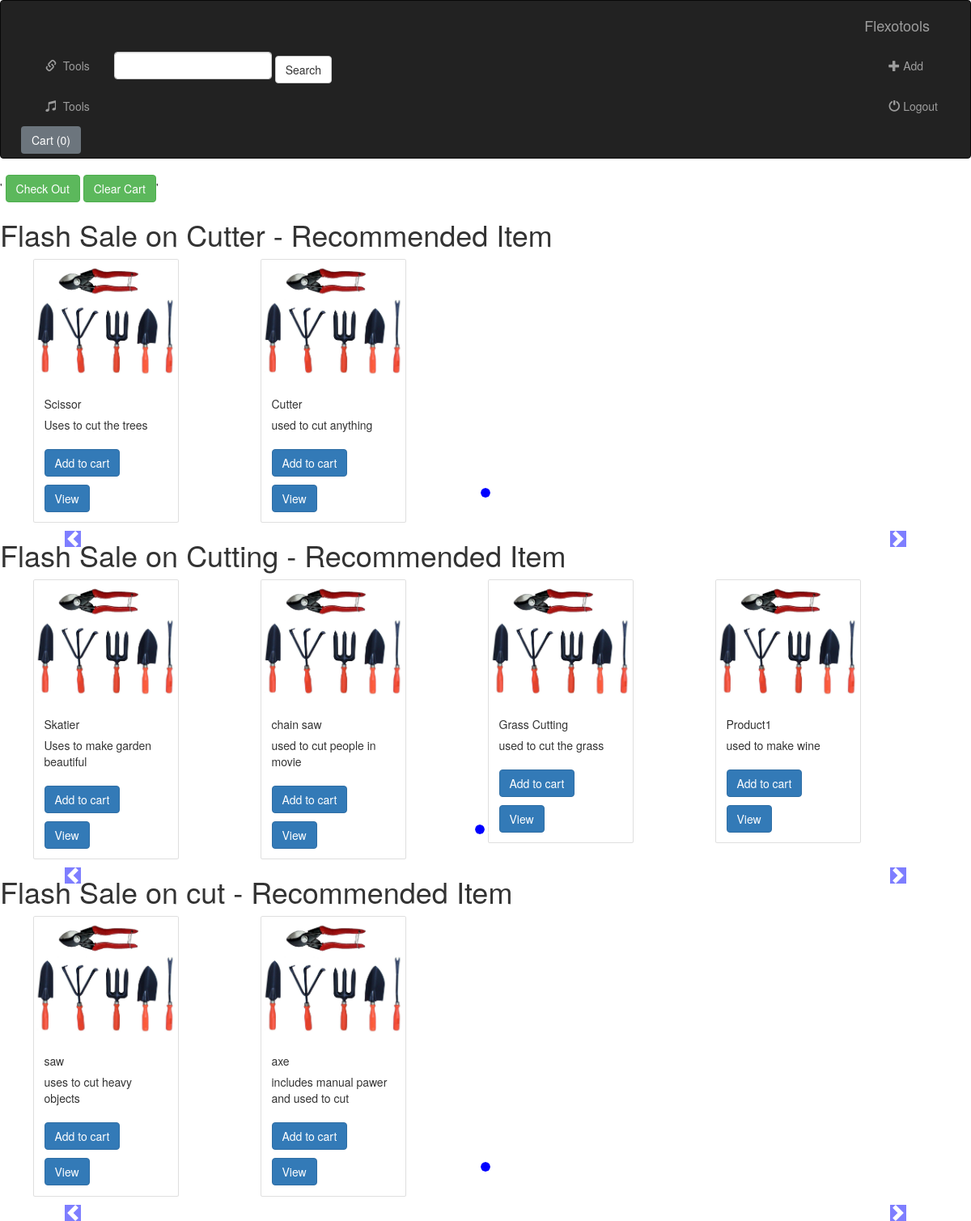
Screenshot of /shopping/home/ with the database file from the repository.
### shopping/models.py (models this page shows, shortened)
class Product(models.Model):
    product_id = models.AutoField
    product_name = models.CharField(max_length=50)
    category = models.CharField(max_length=50, default='')
    subcategory = models.CharField(max_length=50, default='')
    price = models.IntegerField(default=0)
    description = models.CharField(max_length=500)
    pub_date = models.DateField()

### shopping/views.py (the view)
# urls.py: path('', views.home, name="home"),
def home(request):
    all_prods = []
    catproducts = Product.objects.values('category', 'id')
    cats = {item['category'] for item in catproducts}  #set comprehension
    for cat in cats:
        prods = Product.objects.filter(category=cat)
        n = len(prods)
        nslides = n//4 + ceil((n/4)-(n//4))
        all_prods.append([prods, range(1, nslides), nslides])
    context = {'all_prods': all_prods}
    return render(request, 'shopping/home.html', context)

### shopping/templates/shopping/home.html (shortened to what this page needs)
{% extends 'shopping/base.html' %}
{% block body %}
  {% load static %}
'<a href="/shopping/checkout/"> <button type="button" id="checkout" class="btn btn-success">Check Out</button></a> <button class="btn btn-success" onclick="clearCart()" id="clearCart">Clear Cart</button>'
{% for all_product, range, nslides in all_prods %}
                <h1>Flash Sale on {{ all_product.0.category }} - Recommended Item</h1>
    <div id="demo{{forloop.counter}}" class="carousel slide my-3" data-ride="carousel">
       <ul class="carousel-indicators">
                <li data-target="#demo{{forloop.counter}}" data-slide-to="0" class="active"></li>
                    {% for i in range %}
                <li data-target="#demo{{forloop.parentloop.counter}}" data-slide-to="{{i}}"></li>
                    {% endfor %}
       </ul>
        <div class="container carousel-inner no-padding">
            <div class="carousel-item active">
                {% for i in all_product %}
                <div class="col-xs-3 col-sm-3 col-md-3">
                    <div class="card" style="width: 18rem;">
                      <img src="{% static 'shopping/tools.jpg' %}"  class="card-img-top" alt="...">
                      <div class="card-body">
                        <h5 class="card-title" id="namepr{{i.id}}">{{ i.product_name }}</h5>
                        <p class="card-text">{{ i.description }}</p>
                        <span id="divpr{{ i.id }}" class="divpr"><button id="pr{{ i.id }}" class="btn btn-primary cart my-3">Add to cart</button></span>
                          <a href="/shopping/product/{{ i.id }}"><button id="pv{{ i.id }}" class="btn btn-primary cart">View</button></a>
                      </div>
                   </div>
                </div>
               {% if forloop.counter|divisibleby:4 and forloop.counter > 0 and not forloop.last %}
            </div><div class="carousel-item">
               {% endif %}
               {% endfor %}
                </div>
        </div>
</div>
<a class="carousel-control-prev"  href="#demo{{forloop.counter}}" data-slide="prev">
    <span class="carousel-control-prev-icon"></span>
</a>
<a class="carousel-control-next"  href="#demo{{forloop.counter}}" data-slide="next">
    <span class="carousel-control-next-icon"></span>
</a>
{% endfor %}
{% endblock %}

### shopping/templates/shopping/base.html (shortened to what this page needs)
<!DOCTYPE html>
<html lang="en">
<head>
    <link rel="stylesheet" href="https://stackpath.bootstrapcdn.com/bootstrap/4.3.1/css/bootstrap.min.css">
   <link rel="stylesheet" href="https://maxcdn.bootstrapcdn.com/bootstrap/3.4.0/css/bootstrap.min.css">
</head>
<body>
    <nav class="navbar navbar-inverse">
    <div class="container-fluid">
        <div class="navbar-header">
            <a class="navbar-brand" href="{% url 'index-shoppin' %}">Flexotools</a>
        </div>
        <div class="collapse navbar-collapse">
        <ul class="nav navbar-nav">
            <li class="">
                <a href="{% url 'index-shoppin' %}">
                    <span class="glyphicon glyphicon-link" area-hidden="true"></span>&nbsp; Tools
                </a>
            </li>
        <li class="">
                <a href="{% url 'index-shoppin' %}">
                    <span class="glyphicon glyphicon-music" area-hidden="true"></span>&nbsp; Tools
                </a>
            </li>
        </ul>
        <form class="navbar-form navbar-left" role="search" method="GET" action="/shopping/search/">
            <div class="form-group">
                <input type="text" class="form-control" name="search" value="{{ request.GET.q }}" id="search">
            </div>
            <div class="form-group">
            <button type="submit" class="btn btn-default">Search</button>
            </div>
        </form>
            <ul class="nav navbar-nav navbar-right">
                <li class="">
                    <a href="#">
                        <span class="glyphicon glyphicon-plus" area-hidden="true"></span>   Add
                    </a>
                </li>
                <li class="">
                    <a href="#">
                        <span class="glyphicon glyphicon-off" area-hidden="true"></span> Logout
                    </a>
                </li>
            </ul>
        </div>
    </div>
<div id="container-fluid" background-color="yellow" margin-top="10px;">
                <button type="button" class="btn btn-secondary navbar-right mx-4" id="popovercart" data-container="body" data-toggle="popover" data-placement="bottom" data-html="true" data-content="Vivamus sagittis lacus vel augue laoreet rutrum faucibus."> Cart (<span id="cart">0</span>)
               </div>
</nav>
 {% block body %}
     {% load static %}
 {% endblock %}
  </body>
</html>

### rows the page displays
Product: category "Cutter", product_name "Scissor", description "Uses to cut the trees"
Product: product_name "Cutter", description "used to cut anything"
Product: category "Cutting", product_name "Skatier", description "Uses to make garden beautiful"
Product: product_name "chain saw", description "used to cut people in movie"
Product: product_name "Grass Cutting", description "used to cut the grass"
Product: product_name "Product1", description "used to make wine"
Product: category "cut", product_name "saw", description "uses to cut heavy objects"
Product: product_name "axe", description "includes manual pawer and used to cut"
